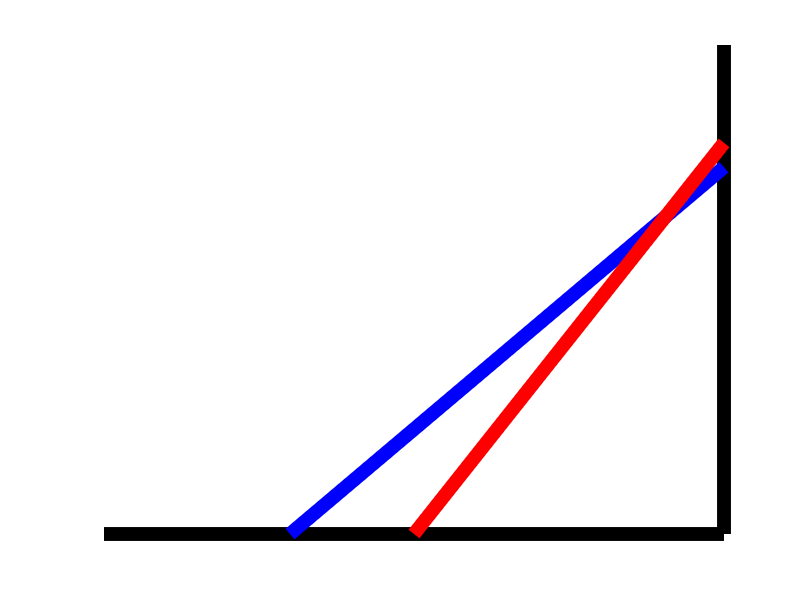

Write MATLAB code to recreate this figure.
Spessore = 10;

Immagine = figure("visible","off");
axis off;
hold on;
plot([-10 0],[0 0],"-k","linewidth",Spessore);
plot([0 0],[0 10],"-k","linewidth",Spessore);
plot([-7 0],[0 7.5],"-b","linewidth",Spessore);
plot([-5 0],[0 8],"-r","linewidth",Spessore);
print(Immagine, "Immagine_Geometrie_Macchina2.png");
